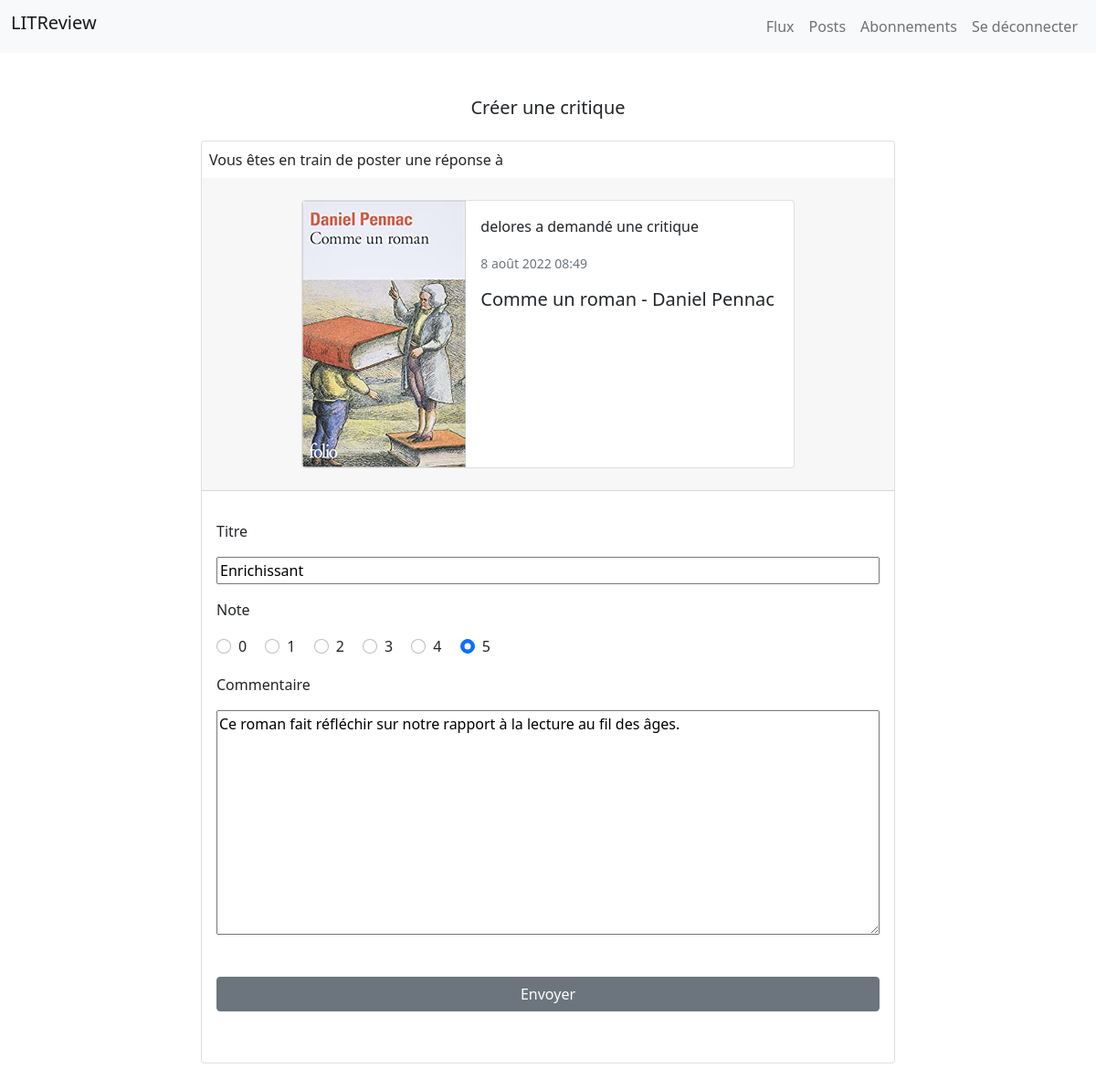
/14/edit-review/ (signed in), run on the app's committed database.
### app/models.py (models this page shows)
class Ticket(models.Model):
    title = models.CharField(max_length=128)
    description = models.TextField(max_length=2048, blank=True)
    user = models.ForeignKey(to=settings.AUTH_USER_MODEL,
                             on_delete=models.CASCADE)
    image = models.ImageField(null=True, blank=True)
    time_created = models.DateTimeField(auto_now_add=True)

class Review(models.Model):
    ticket = models.ForeignKey(to=Ticket, on_delete=models.CASCADE)
    rating = models.PositiveSmallIntegerField(
        validators=[MinValueValidator(0), MaxValueValidator(5)])
    user = models.ForeignKey(
        to=settings.AUTH_USER_MODEL, on_delete=models.CASCADE)
    headline = models.CharField(max_length=128)
    body = models.TextField(max_length=8192, blank=True)
    time_created = models.DateTimeField(auto_now_add=True)

### app/views.py (the view)
# urls.py: path('<int:id>/edit-review/', app.views.edit_review, name='edit_review'),
@login_required(login_url='login')
def edit_review(request, id):
    review = get_object_or_404(models.Review, id=id)
    form = forms.ReviewForm(instance=review)
    if request.user == review.user:
        if request.method == 'POST':
            form = forms.ReviewForm(request.POST, instance=review)
            if form.is_valid():
                form.save()
                return redirect('posts')
        rating_range = [number for number in range(6)]
        context = {
            'form': form,
            'ticket': review.ticket,
            'rating_range': rating_range
        }
        return render(request, 'app/edit_review.html', context=context)
    else:
        return redirect('posts')

### app/forms.py
class ReviewForm(forms.ModelForm):
    image = forms.ImageField(widget=forms.FileInput)
    class Meta:
        model = Review
        exclude = ('user', 'ticket')

### app/templates/app/edit_review.html (shortened to what this page needs)
{% extends 'base.html' %}
{% block content %}
    <div class="row justify-content-center my-5">
        <h5 class="text-center">Créer une critique</h5>
        <div class="card g-0 col-8 my-3">
            <p class="mt-2 ms-2 mb-2">Vous êtes en train de poster une réponse à</p>
            <div class="card-header d-flex justify-content-center">
                <div class="card mb-3 mt-3" style="max-width: 540px;">
                    <div class="row g-0">
                        <div class="col-md-4">
                            {% if ticket.image.url != null %}
                                <img src="{{ ticket.image.url }}" class="img-fluid rounded-start" alt="Couverture livre">
                            {% endif %}
                        </div>
                        <div class="col-md-8">
                            <div class="card-body">
                                {% if ticket.user == user_logged_in %}
                                    <p>Vous avez demandé une critique</p>
                                {% else %}
                                    <p>{{ ticket.user }} a demandé une critique</p>
                                {% endif %}
                                <p class="card-text"><small class="text-muted">{{ ticket.time_created }}</small></p>
                                <h5 class="card-title">{{ ticket.title }}</h5>
                            </div>
                        </div>
                    </div>
                </div>
            </div>
            <div class="card-body">
                <div class="my-3">
                    <form method="post" id="create-review">
                        <div class="my-3 full-width">
                            <p>Titre</p>
                            {{ form.headline }}
                        </div>
                        <div class="my-3">
                            <p>Note</p>
                            {% for number in rating_range %}
                                {% if form.rating.value == number %}
                                    <div class="form-check form-check-inline">
                                        <input class="form-check-input" type="radio" name="rating" id="rating{{ number }}" value="{{ number }}" checked>
                                        <label class="form-check-label" for="rating{{ number }}">{{ number }}</label>
                                    </div>
                                {% else %}
                                    <div class="form-check form-check-inline">
                                        <input class="form-check-input" type="radio" name="rating" id="rating{{ number }}" value="{{ number }}">
                                        <label class="form-check-label" for="rating{{ number }}">{{ number }}</label>
                                    </div>
                                {% endif %}
                            {% endfor %}
                        </div>
                        <div class="my-3 full-width">
                            <p>Commentaire</p>
                            {{ form.body }}
                        </div>
                        <button type="submit" class="btn btn-secondary col-12 my-4">Envoyer</button>
                    </form>
                </div>
            </div>
        </div>
    </div>
{% endblock %}

### templates/base.html (style rules this page uses)
#create-ticket input, #create-ticket textarea, .full-width textarea, .full-width input { width: 100%; }

### data on the page
Ticket: image (picture), user "delores", time_created "8 août 2022 08:49", title "Comme un roman - Daniel Pennac"
Review: headline "Enrichissant", body "Ce roman fait réfléchir sur notre rapport à la lecture au fil des âges."

### other printed values
{{ number }} "0" "1" "2" "3" "4"
{{ number }} "5"
